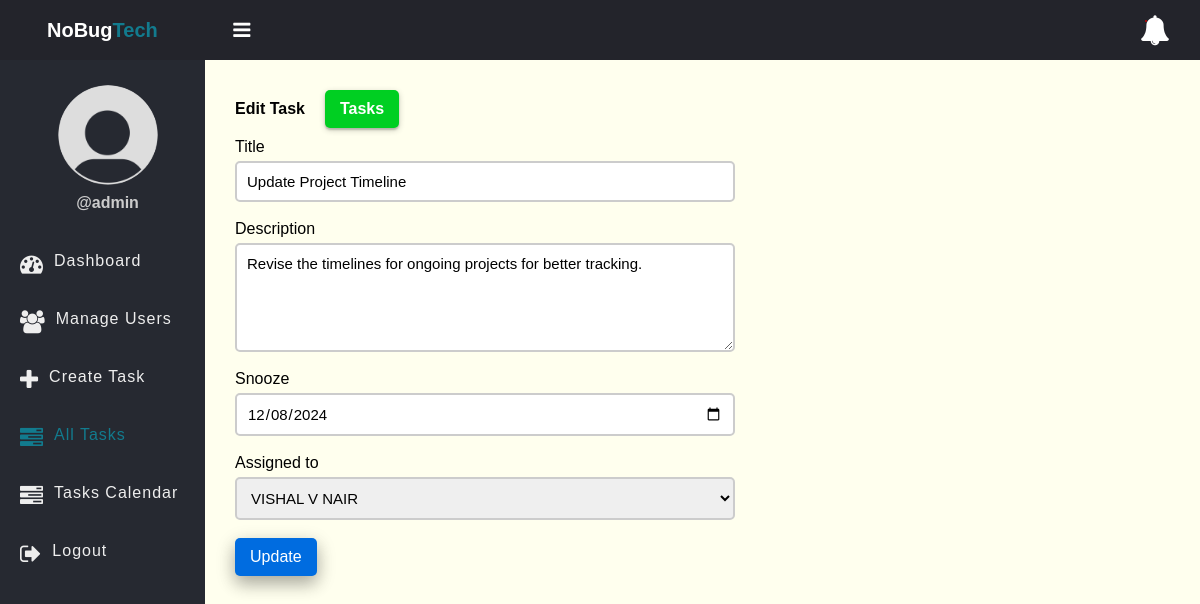
/edit-task.php?id=42 (signed in), run on the app's committed database.
### tables this page shows
CREATE TABLE `tasks` (
  `id` int(11) NOT NULL,
  `ProjectID` int(11) NOT NULL,
  `title` varchar(100) NOT NULL,
  `description` text DEFAULT NULL,
  `assigned_to` int(11) DEFAULT NULL,
  `due_date` date DEFAULT NULL,
  `status` enum('pending','bugs_founded','in_progress','completed') DEFAULT 'pending',
  `created_at` timestamp NOT NULL DEFAULT current_timestamp(),
  `Priority` int(11) NOT NULL
);

### app/Model/Task.php (called while the page is built, shortened)
<?php
function get_task_by_id($conn, $id)
{
	$sql = "SELECT * FROM tasks WHERE id =? ";
	$stmt = $conn->prepare($sql);
	$stmt->execute([$id]);
	if ($stmt->rowCount() > 0) {
		$task = $stmt->fetch();
	} else $task = 0;
	return $task;
}

### app/Model/User.php (called while the page is built, shortened)
<?php
function get_all_users($conn){
	$sql = "SELECT * FROM users WHERE role =? ";
	$stmt = $conn->prepare($sql);
	$stmt->execute(["employee"]);
	if($stmt->rowCount() > 0){
		$users = $stmt->fetchAll();
	}else $users = 0;
	return $users;
}

### edit-task.php (the view, shortened to what this page needs)
<?php
if (isset($_SESSION['role']) && isset($_SESSION['id']) && $_SESSION['role'] == "admin") {
    include "DB_connection.php";
    include "app/Model/Task.php";
    include "app/Model/User.php";
    $id = $_GET['id'];
    $task = get_task_by_id($conn, $id);
   $users = get_all_users($conn);
 ?>
<!DOCTYPE html>
<html>
<head>
	<link rel="stylesheet" href="https://stackpath.bootstrapcdn.com/font-awesome/4.7.0/css/font-awesome.min.css">
	<link rel="stylesheet" href="css/style.css?v=<?php echo time();?>">
</head>
<body>
	<?php include "inc/header.php" ?>
	<div class="body">
		<?php include "inc/nav.php" ?>
		<section class="section-1">
			<h4 class="title">Edit Task <a href="tasks.php">Tasks</a></h4>
			<form class="form-1"
			      method="POST"
			      action="app/update-task.php">
				<div class="input-holder">
					<lable>Title</lable>
					<input type="text" name="title" class="input-1" placeholder="Full Name" value="<?=$task['title']?>"><br>
				</div>
				<div class="input-holder">
					<lable>Description</lable>
					<textarea name="description" rows="5" class="input-1" ><?=$task['description']?></textarea><br>
				</div>
				<div class="input-holder">
					<lable>Snooze</lable>
					<input type="date" name="due_date" class="input-1" placeholder="Snooze" value="<?=$task['due_date']?>"><br>
				</div>
            <div class="input-holder">
					<lable>Assigned to</lable>
					<select name="assigned_to" class="input-1">
						<?php if ($users !=0) {
							foreach ($users as $user) {
								if ($task['assigned_to'] == $user['id']) { ?>
									<option selected value="<?=$user['id']?>"><?=$user['full_name']?></option>
						<?php }else{ ?>
                  <option value="<?=$user['id']?>"><?=$user['full_name']?></option>
						<?php } } } ?>
					</select><br>
				</div>
				<button class="edit-btn">Update</button>
			</form>
		</section>
	</div>
</body>
</html>
<?php }else{
   $em = "First login";
   header("Location: login.php?error=$em");
   exit();
}
 ?>

### css/style.css (style rules this page uses)
* { padding: 0; margin: 0; box-sizing: border-box; font-family: arial, sans-serif; }
.body { display: flex; }
.section-1 { padding: 30px; }
.section-1 .title { margin-bottom: 10px; display: flex; align-items: center; justify-content: start; gap: 20px; }
.section-1 .title a { text-decoration: none; display: inline-block; padding-left: 10px; border: none; background: #00CF22; padding: 10px 15px; color: #fff; font-size: 16px; border-radius: 5px; cursor: pointer; outline: none; transition: background 1s; box-shadow: 0 2px 6px 0 rgba(0,0,0,0.2), 0 2px 2px 0 rgba(0,0,0,0.19); }
.section-1 { width: 100%; background: #ffe; }
.edit-btn { text-decoration: none; display: inline-block; padding-left: 10px; border: none; background: #006CE0; padding: 10px 15px; color: #fff; font-size: 16px; border-radius: 5px; cursor: pointer; outline: none; transition: background 1s; box-shadow: 0 8px 16px 0 rgba(0,0,0,0.2), 0 6px 20px 0 rgba(0,0,0,0.19); }
.form-1 { width: 90%; max-width: 500px; }
.input-holder lable { display: block; margin-bottom: 5px; }
.input-1 { border: 2px solid #ccc; width: 100%; padding: 10px; font-size: 15px; outline: none; border-radius: 5px; display: block; }

### data on the page
tasks: title "Update Project Timeline", description "Revise the timelines for ongoing projects for better tracking.", due_date "12/08/2024"

### other printed values
$_SESSION['username'] "admin"
form field assigned_to "VISHAL V NAIR"
